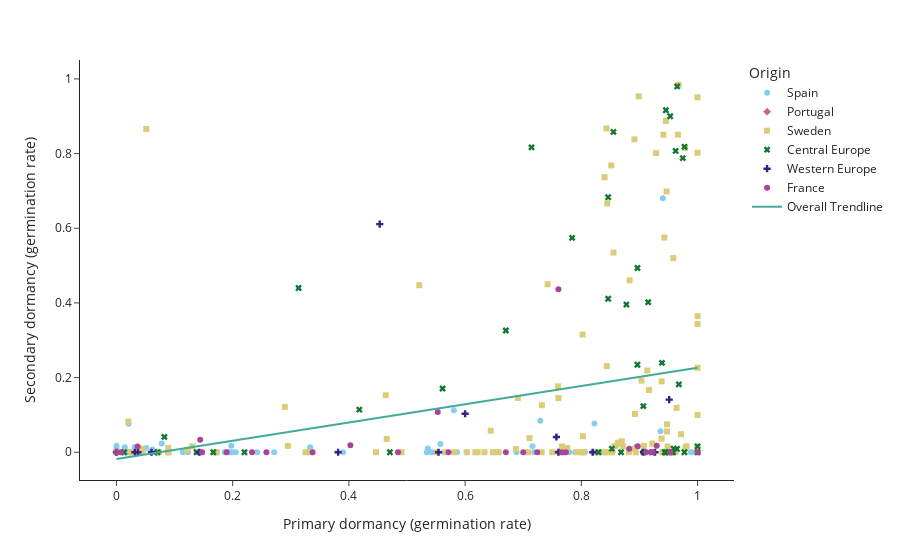

The notebook cell this image was saved under:
### Code cell
fig7.show()

### Figure 1 — Plotly figure (JSON) as saved in the notebook; plotly's stock layout.template omitted (floating-point values rounded to 4 significant figures; data arrays with more than 128 entries replaced by an {"elided": "..."} marker saying what was removed)
{"data": [{"customdata": {"elided": "92x2 float values"}, "hovertemplate": "<b>%{hovertext}</b><br><br>Origin=Spain<br>Primary dormancy (germination rate)=%{x}<br>Secondary dormancy (germination rate)=%{y}<br>BIO9=%{customdata[0]}<br>Latitude=%{customdata[1]}<extra></extra>", "hovertext": ["Spain", "Spain", "Spain", "Spain", "Spain", "Spain", "Spain", "Spain", "Spain", "Spain", "Spain", "Spain", "Spain", "Spain", "Spain", "Spain", "Spain", "Spain", "Spain", "Spain", "Spain", "Spain", "Spain", "Spain", "Spain", "Spain", "Spain", "Spain", "Spain", "Spain", "Spain", "Spain", "Spain", "Spain", "Spain", "Spain", "Spain", "Spain", "Spain", "Spain", "Spain", "Spain", "Spain", "Spain", "Spain", "Spain", "Spain", "Spain", "Spain", "Spain", "Spain", "Spain", "Spain", "Spain", "Spain", "Spain", "Spain", "Spain", "Spain", "Spain", "Spain", "Spain", "Spain", "Spain", "Spain", "Spain", "Spain", "Spain", "Spain", "Spain", "Spain", "Spain", "Spain", "Spain", "Spain", "Spain", "Spain", "Spain", "Spain", "Spain", "Spain", "Spain", "Spain", "Spain", "Spain", "Spain", "Spain", "Spain", "Spain", "Spain", "Spain", "Spain"], "legendgroup": "Spain", "marker": {"color": "rgb(136, 204, 238)", "symbol": "circle"}, "mode": "markers", "name": "Spain", "orientation": "v", "showlegend": true, "type": "scatter", "x": [0.5574, 0.02273, 0.02198, 0.01429, 0, 0.0678, 0.07792, 0.01351, 0.8046, 0, 0.7703, 0.3295, 0, 0.01075, 0.9899, 0.08929, 0, 0.03125, 0, 0.01176, 0, 0.39, 0.5862, 0.1231, 0.7193, 0, 0.2714, 0.1863, 0, 0.6515, 0.1383, 0, 0.08861, 0, 0.0625, 0.9885, 0.06195, 0.5424, 0.7792, 0.01515, 0.8197, 0.04301, 0.2421, 0.1727, 0.8033, 0.5357, 0.86, 0.8942, 0.8537, 0.6885, 0.9403, 0.05128, 0.7159, 0.0241, 0.1143, 0.3363, 0.5806, 0.8353, 0.01724, 0.03252, 0, 0.7083, 0.1471, 0.02083, 0.03125, 0.1975, 0.02469, 0.9362, 0.8431, 1, 0.6032, 0.5341, 0.8065, 0.3333, 0.0597, 0.03846, 0.8226, 0.2055, 0.01163, 0, 0.2, 0.01493, 0.1939, 0.7895, 0.1887, 0, 0.1977, 0.03448, 0.5636, 0, 0.02326, 0.7294], "xaxis": "x", "y": [0.02198, 0, 0, 0.01333, 0, 0, 0.02326, 0, 0, 0, 0, 0, 0, 0, 0, 0, 0.009259, 0.0137, 0, 0, 0, 0, 0, 0, 0, 0, 0, 0, 0, 0, 0, 0, 0, 0, 0, 0, 0.007463, 0, 0, 0, 0, 0, 0, 0, 0, 0.0102, 0.01786, 0.01493, 0, 0, 0.6806, 0.01149, 0.016, 0, 0, 0, 0.1124, 0, 0, 0, 0, 0, 0, 0.07619, 0, 0, 0, 0.05634, 0, 0, 0, 0, 0, 0.0137, 0, 0, 0.07692, 0, 0, 0.01724, 0, 0, 0, 0, 0, 0, 0.01754, 0, 0, 0, 0, 0.08451], "yaxis": "y"}, {"customdata": [[22.5, 40.11]], "hovertemplate": "<b>%{hovertext}</b><br><br>Origin=Portugal<br>Primary dormancy (germination rate)=%{x}<br>Secondary dormancy (germination rate)=%{y}<br>BIO9=%{customdata[0]}<br>Latitude=%{customdata[1]}<extra></extra>", "hovertext": ["Portugal"], "legendgroup": "Portugal", "marker": {"color": "rgb(204, 102, 119)", "symbol": "diamond"}, "mode": "markers", "name": "Portugal", "orientation": "v", "showlegend": true, "type": "scatter", "x": [0.06944], "xaxis": "x", "y": [0], "yaxis": "y"}, {"customdata": {"elided": "117x2 float values"}, "hovertemplate": "<b>%{hovertext}</b><br><br>Origin=Sweden<br>Primary dormancy (germination rate)=%{x}<br>Secondary dormancy (germination rate)=%{y}<br>BIO9=%{customdata[0]}<br>Latitude=%{customdata[1]}<extra></extra>", "hovertext": ["Sweden", "Sweden", "Sweden", "Sweden", "Sweden", "Sweden", "Sweden", "Sweden", "Sweden", "Sweden", "Sweden", "Sweden", "Sweden", "Sweden", "Sweden", "Sweden", "Sweden", "Sweden", "Sweden", "Sweden", "Sweden", "Sweden", "Sweden", "Sweden", "Sweden", "Sweden", "Sweden", "Sweden", "Sweden", "Sweden", "Sweden", "Sweden", "Sweden", "Sweden", "Sweden", "Sweden", "Sweden", "Sweden", "Sweden", "Sweden", "Sweden", "Sweden", "Sweden", "Sweden", "Sweden", "Sweden", "Sweden", "Sweden", "Sweden", "Sweden", "Sweden", "Sweden", "Sweden", "Sweden", "Sweden", "Sweden", "Sweden", "Sweden", "Sweden", "Sweden", "Sweden", "Sweden", "Sweden", "Sweden", "Sweden", "Sweden", "Sweden", "Sweden", "Sweden", "Sweden", "Sweden", "Sweden", "Sweden", "Sweden", "Sweden", "Sweden", "Sweden", "Sweden", "Sweden", "Sweden", "Sweden", "Sweden", "Sweden", "Sweden", "Sweden", "Sweden", "Sweden", "Sweden", "Sweden", "Sweden", "Sweden", "Sweden", "Sweden", "Sweden", "Sweden", "Sweden", "Sweden", "Sweden", "Sweden", "Sweden", "Sweden", "Sweden", "Sweden", "Sweden", "Sweden", "Sweden", "Sweden", "Sweden", "Sweden", "Sweden", "Sweden", "Sweden", "Sweden", "Sweden", "Sweden", "Sweden", "Sweden"], "legendgroup": "Sweden", "marker": {"color": "rgb(221, 204, 119)", "symbol": "square"}, "mode": "markers", "name": "Sweden", "orientation": "v", "showlegend": true, "type": "scatter", "x": [0, 0.8434, 0.8632, 0.8523, 0.5814, 0.07317, 0.8696, 0.007937, 0.9394, 0.8913, 0.6875, 0.2899, 0.04, 0.7419, 0.08929, 0.1217, 0.6441, 1, 0.9661, 0.7606, 0.7679, 0.6176, 0.7317, 0.8919, 0.5667, 1, 0.03846, 0.8659, 0.4634, 0.7667, 0.8039, 0.8, 0.8409, 0.7674, 0.9036, 0.6027, 0.7612, 0.9077, 0.9512, 1, 0.9455, 0.05128, 0.8936, 0.8438, 0.8515, 0.9221, 0.8831, 0.9381, 0.9383, 0.84, 0.5513, 0.8219, 0.7321, 0.9623, 0.9467, 0.5211, 0.7089, 0.1724, 0.08911, 0.2951, 0.4466, 0.9467, 0.4651, 0.08955, 0.9639, 0.9474, 0.024, 0.76, 0, 0.9583, 0.04494, 0.9425, 0.8571, 0.8714, 0.7108, 0.8817, 0.9811, 0.04348, 0.9136, 0.4906, 1, 0.3333, 0.8022, 0.6333, 0.9286, 0.7922, 1, 0.02041, 0.9792, 0.9785, 0.8434, 1, 0.1707, 0.9674, 0.7759, 0.3253, 0.75, 0.9717, 0.6909, 0.9429, 0.9474, 1, 1, 0.9412, 0.6575, 0.6479, 0.8447, 0.8923, 0.1304, 0.6216, 0.8987, 0.8261, 0.8026, 0.9429, 0.9167, 0.9485, 0.8554], "xaxis": "x", "y": [0, 0, 0.02564, 0, 0, 0, 0.02941, 0, 0, 0.8382, 0.008547, 0.1215, 0.009709, 0.45, 0.01124, 0.006369, 0.05769, 0.2262, 0.8507, 0.1452, 0, 0, 0, 0.009524, 0, 0.01471, 0, 0.02326, 0.1528, 0.01538, 0, 0, 0, 0, 0.1918, 0, 0, 0.01695, 0, 0.3434, 0.8875, 0.866, 0, 0.2308, 0.7683, 0.02326, 0.4607, 0.03659, 0.1899, 0.7368, 0, 0, 0.1259, 0, 0.6986, 0.4474, 0, 0, 0, 0.01695, 0, 0, 0.03571, 0, 0.119, 0.05556, 0, 0.1765, 0, 0.52, 0, 0, 0.01626, 0.01587, 0.03797, 0, 0.01613, 0.009434, 0.219, 0, 0.3646, 0, 0.3153, 0, 0.8012, 0, 0.8022, 0.08235, 0.0125, 0.8151, 0.8673, 0.9508, 0, 0.9844, 0.01149, 0, 0, 0.04839, 0.1455, 0.575, 0.075, 0, 0.1, 0.8505, 0, 0, 0.6667, 0.1026, 0.01562, 0, 0.9533, 0, 0.04286, 0, 0.1667, 0.01538, 0.5349], "yaxis": "y"}, {"customdata": [[5.4, 41.91], [3.1, 44.3], [2.5, 44.34], [0.8, 46.01], [1.3, 46.11], [-2.3, 47], [2.9, 47.5], [1.9, 48.07], [1.6, 48.41], [1.6, 48.41], [1.6, 48.43], [1.6, 48.45], [-1.2, 48.46], [1.4, 48.5], [1.7, 48.5], [1.7, 48.52], [1.7, 48.56], [1.7, 48.6], [-0.2, 49], [0.2, 49.28], [-0.7, 49.39], [-0.7, 49.39], [-0.7, 49.4], [-0.7, 49.41], [-0.6, 49.42], [-0.6, 49.42], [5.2, 50], [4.9, 50.0], [2.5, 50.07], [2.7, 50.11], [4.5, 50.2], [4.2, 50.3], [4.7, 50.58], [-2.5, 50.95], [5, 52.09], [-4.3, 52.3], [4.1, 52.3], [4.3, 52.46], [4.1, 52.53], [1.3, 52.7], [3.7, 53.48], [3.2, 54.42], [1.1, 58.9]], "hovertemplate": "<b>%{hovertext}</b><br><br>Origin=Central Europe<br>Primary dormancy (germination rate)=%{x}<br>Secondary dormancy (germination rate)=%{y}<br>BIO9=%{customdata[0]}<br>Latitude=%{customdata[1]}<extra></extra>", "hovertext": ["Central Europe", "Central Europe", "Central Europe", "Central Europe", "Central Europe", "Central Europe", "Central Europe", "Central Europe", "Central Europe", "Central Europe", "Central Europe", "Central Europe", "Central Europe", "Central Europe", "Central Europe", "Central Europe", "Central Europe", "Central Europe", "Central Europe", "Central Europe", "Central Europe", "Central Europe", "Central Europe", "Central Europe", "Central Europe", "Central Europe", "Central Europe", "Central Europe", "Central Europe", "Central Europe", "Central Europe", "Central Europe", "Central Europe", "Central Europe", "Central Europe", "Central Europe", "Central Europe", "Central Europe", "Central Europe", "Central Europe", "Central Europe", "Central Europe", "Central Europe"], "legendgroup": "Central Europe", "marker": {"color": "rgb(17, 119, 51)", "symbol": "x"}, "mode": "markers", "name": "Central Europe", "orientation": "v", "showlegend": true, "type": "scatter", "x": [0.01333, 0.1379, 0.8684, 0.8525, 0.1667, 0.9579, 1, 0.8966, 0.9774, 0.7841, 0.6701, 0.9746, 0.07071, 0.8295, 0.2203, 0.9455, 0.4706, 0.9677, 0.9388, 0.9072, 0.9623, 0.9775, 0.9216, 0.7143, 0.9588, 1, 0.9455, 0.8462, 0.8966, 0.8462, 0.8776, 0.9067, 0.8553, 0.9529, 0.9649, 0.3134, 0.08247, 0.9437, 0.5612, 0.9151, 0.4179, 0.9647, 0.955], "xaxis": "x", "y": [0, 0, 0, 0.009434, 0, 0, 0.01562, 0.4935, 0, 0.5743, 0.3261, 0.7879, 0, 0, 0, 0, 0, 0.1818, 0.2394, 0, 0.807, 0.8182, 0, 0.8165, 0.009524, 0, 0.916, 0.4111, 0.2344, 0.6832, 0.3956, 0.1236, 0.8582, 0.9, 0.9798, 0.44, 0.0411, 0, 0.1707, 0.402, 0.1143, 0.00885, 0], "yaxis": "y"}, {"customdata": [[16.8, 43.33], [18.7, 44.05], [15.6, 48.52], [3.5, 50.3], [6.3, 50.65], [6.3, 51.3], [6.3, 51.3], [6.4, 51.41], [5.3, 51.83], [4.9, 52], [4.7, 52.24], [8.8, 54.5], [8, 54.8], [2.6, 55.8], [0.8, 59]], "hovertemplate": "<b>%{hovertext}</b><br><br>Origin=Western Europe<br>Primary dormancy (germination rate)=%{x}<br>Secondary dormancy (germination rate)=%{y}<br>BIO9=%{customdata[0]}<br>Latitude=%{customdata[1]}<extra></extra>", "hovertext": ["Western Europe", "Western Europe", "Western Europe", "Western Europe", "Western Europe", "Western Europe", "Western Europe", "Western Europe", "Western Europe", "Western Europe", "Western Europe", "Western Europe", "Western Europe", "Western Europe", "Western Europe"], "legendgroup": "Western Europe", "marker": {"color": "rgb(51, 34, 136)", "symbol": "cross"}, "mode": "markers", "name": "Western Europe", "orientation": "v", "showlegend": true, "type": "scatter", "x": [0.1429, 0.7607, 0.907, 0.9268, 0.03704, 0.06024, 0.4531, 0.03175, 0, 0.7571, 0.6, 0.5542, 0.3814, 0.8197, 0.9512], "xaxis": "x", "y": [0, 0, 0, 0, 0, 0, 0.6111, 0, 0, 0.04082, 0.1031, 0, 0, 0, 0.141], "yaxis": "y"}, {"customdata": [[19.1, 44.65], [19.1, 44.65], [7.8, 45], [19.1, 45.26], [19.1, 45.26], [19.1, 45.26], [19.1, 45.26], [19.1, 45.26], [18.2, 46.65], [18.2, 46.65], [18.2, 46.65], [18.2, 46.65], [5.6, 47.2], [5.6, 47.2], [6.8, 47.33], [3.9, 47.7], [3.9, 47.7], [15.7, 48.28], [15.7, 48.28], [15.7, 48.28], [15.7, 48.28], [15.6, 48.51], [15.6, 48.51], [15.9, 48.67], [15.9, 48.67], [7.1, 48.8], [7.1, 48.8]], "hovertemplate": "<b>%{hovertext}</b><br><br>Origin=France<br>Primary dormancy (germination rate)=%{x}<br>Secondary dormancy (germination rate)=%{y}<br>BIO9=%{customdata[0]}<br>Latitude=%{customdata[1]}<extra></extra>", "hovertext": ["France", "France", "France", "France", "France", "France", "France", "France", "France", "France", "France", "France", "France", "France", "France", "France", "France", "France", "France", "France", "France", "France", "France", "France", "France", "France", "France"], "legendgroup": "France", "marker": {"color": "rgb(170, 68, 153)", "symbol": "circle"}, "mode": "markers", "name": "France", "orientation": "v", "showlegend": true, "type": "scatter", "x": [0.7, 0.1897, 0.007576, 0.2581, 0.8971, 0.1474, 0.7733, 0.03636, 0.2333, 0.7241, 1, 0.9118, 0.1441, 0.7606, 0.4026, 0.9231, 0.5529, 0.4845, 0.7667, 0.9205, 0.9298, 0.8824, 0.9531, 0.6701, 0, 0.5714, 0.3375], "xaxis": "x", "y": [0, 0, 0, 0, 0.01587, 0, 0, 0.01515, 0, 0, 0, 0, 0.03333, 0.4366, 0.01887, 0, 0.1081, 0, 0, 0, 0.01724, 0.009174, 0, 0, 0, 0, 0], "yaxis": "y"}, {"hovertemplate": "<b>OLS trendline</b><br>sdorm = 0.244526 * pdorm + -0.0181052<br>R<sup>2</sup>=0.130462<br><br>Primary dormancy (germination rate)=%{x}<br>Secondary dormancy (germination rate)=%{y} <b>(trend)</b><extra></extra>", "legendgroup": "Overall Trendline", "line": {"color": "rgb(68, 170, 153)"}, "mode": "lines", "name": "Overall Trendline", "showlegend": true, "type": "scatter", "x": {"elided": "295 float values"}, "xaxis": "x", "y": {"elided": "295 float values"}, "yaxis": "y"}], "layout": {"legend": {"title": {"text": "Origin"}, "tracegroupgap": 0}, "margin": {"t": 60}, "xaxis": {"anchor": "y", "domain": [0, 1], "title": {"text": "Primary dormancy (germination rate)"}}, "yaxis": {"anchor": "x", "domain": [0, 1], "title": {"text": "Secondary dormancy (germination rate)"}}}}
